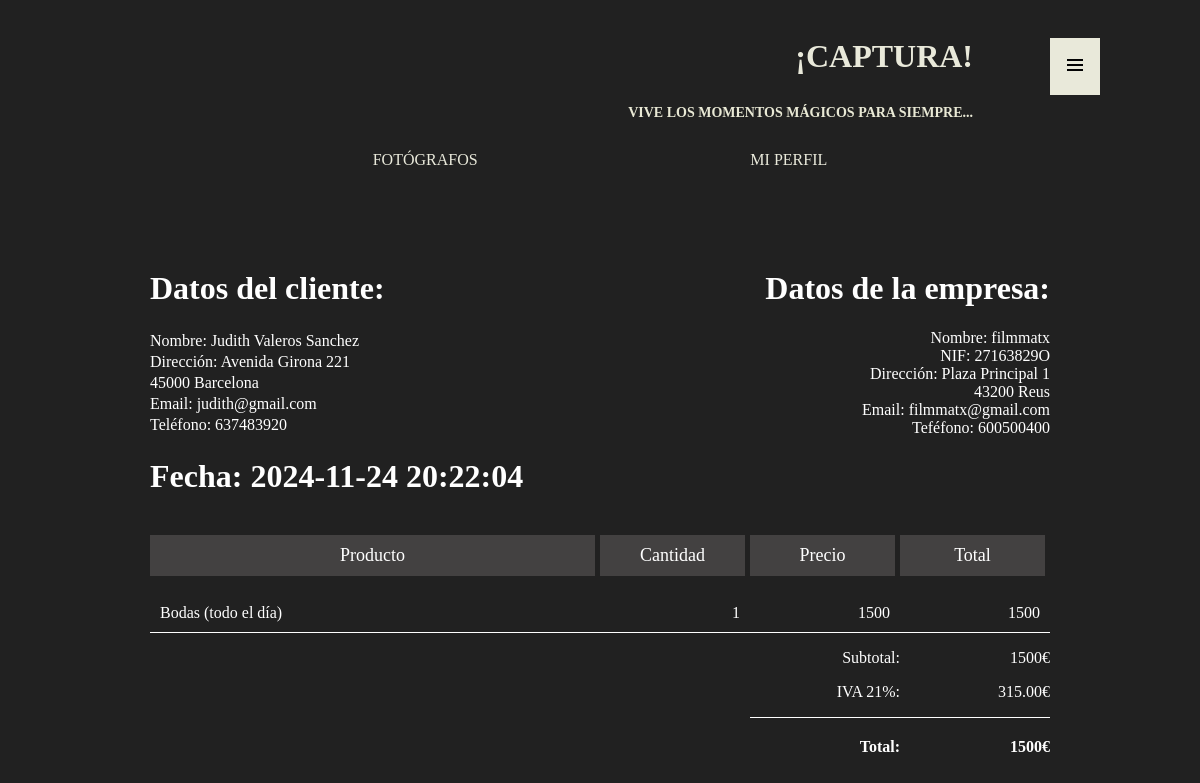
Screenshot of /pedidos/pedido.php?num_pedido=1 (signed in) with the database file from the repository.
### tables this page shows
CREATE TABLE IF NOT EXISTS `pedidos` (
  `pedido_id` int NOT NULL AUTO_INCREMENT,
  `client_id` int NOT NULL,
  `product_id` int NOT NULL,
  `num_pedido` varchar(100) NOT NULL,
  `fecha_crea_pe` timestamp NOT NULL DEFAULT CURRENT_TIMESTAMP,
  `fecha_mod_pe` timestamp NOT NULL DEFAULT CURRENT_TIMESTAMP ON UPDATE CURRENT_TIMESTAMP,
  PRIMARY KEY (`pedido_id`)
);

CREATE TABLE IF NOT EXISTS `clientes` (
  `client_id` int NOT NULL AUTO_INCREMENT,
  `rol` varchar(50) NOT NULL,
  `pass` varchar(255) NOT NULL,
  `nombre_c` varchar(50) NOT NULL,
  `apellido1_c` varchar(50) NOT NULL,
  `apellido2_c` varchar(50) DEFAULT NULL,
  `email` varchar(50) NOT NULL,
  `telefono` varchar(15) DEFAULT NULL,
  `direccion_calle` varchar(100) NOT NULL,
  `postcode` varchar(10) NOT NULL,
  `ciudad` varchar(40) NOT NULL,
  `fecha_crea_c` timestamp NOT NULL DEFAULT CURRENT_TIMESTAMP,
  `fecha_mod_c` timestamp NOT NULL DEFAULT CURRENT_TIMESTAMP ON UPDATE CURRENT_TIMESTAMP,
  PRIMARY KEY (`client_id`)
);

CREATE TABLE IF NOT EXISTS `fotografos` (
  `fotografo_id` int NOT NULL AUTO_INCREMENT,
  `nombre_f` varchar(50) NOT NULL,
  `apellido1_f` varchar(50) NOT NULL,
  `apellido2_f` varchar(50) DEFAULT NULL,
  `nombre_empresa` varchar(100) NOT NULL,
  `nif` varchar(15) NOT NULL,
  `direccion_calle_f` varchar(100) NOT NULL,
  `postcode_f` varchar(10) NOT NULL,
  `ciudad_f` varchar(50) NOT NULL,
  `descripcion_f` text NOT NULL,
  `foto_perfil` varchar(100) DEFAULT NULL,
  `telefono_f` varchar(15) NOT NULL,
  `email_f` varchar(50) NOT NULL,
  `pass_f` varchar(255) NOT NULL,
  `rol` varchar(10) NOT NULL,
  `fecha_crea_f` timestamp NOT NULL DEFAULT CURRENT_TIMESTAMP,
  `fecha_mod_f` timestamp NOT NULL DEFAULT CURRENT_TIMESTAMP ON UPDATE CURRENT_TIMESTAMP,
  PRIMARY KEY (`fotografo_id`)
);

CREATE TABLE IF NOT EXISTS `productos` (
  `product_id` int NOT NULL AUTO_INCREMENT,
  `nombre_p` varchar(50) NOT NULL,
  `duracion` varchar(20) NOT NULL,
  `descripcion` text NOT NULL,
  `pve` int NOT NULL,
  `fecha_crea_p` timestamp NOT NULL DEFAULT CURRENT_TIMESTAMP,
  `fecha_mod_p` timestamp NOT NULL DEFAULT CURRENT_TIMESTAMP ON UPDATE CURRENT_TIMESTAMP,
  PRIMARY KEY (`product_id`)
);

### captura/gestion_pedidos.php (called while the page is built, shortened)
<?php
function getPedido($numPedido) {
    $conexion = conectar();
    if($conexion->errno) {
        echo "<pre>$conexion->error</pre>";
    } else {
        $pedido = $conexion->query("SELECT p.*, c.*, prod.*, f.* FROM pedidos p INNER JOIN clientes c ON p.client_id = c.client_id INNER JOIN productos prod ON p.product_id = prod.product_id INNER JOIN prod_fot_cat ON prod_fot_cat.product_id = prod.product_id INNER JOIN fotografos f ON prod_fot_cat.fotografo_id = f.fotografo_id WHERE p.num_pedido = '$numPedido'");
    }
    return $pedido;
}

### funciones/calcularPrecios.php (called while the page is built, shortened)
<?php
function calcularIva($subtotal) {
    $iva = $subtotal * 0.21;
    $iva = number_format($iva, 2);
    return $iva;
}

### pedidos/pedido.php (the view, shortened to what this page needs)
<!DOCTYPE html>
<html lang="es">
<head>
    <link rel="stylesheet" type="text/css" href="">
    <link rel="stylesheet" type="text/css" href="../header/header.css">
    <link rel="stylesheet" type="text/css" href="CSS/pedido.css">
</head>
<body>
<?php
    include "../header/header.php";
    require "../captura/gestion_pedidos.php";
    require "../funciones/calcularPrecios.php";
    if(isset($_GET['num_pedido'])) {
        $numPedido = $_GET['num_pedido'];
        $pedidoDB = getPedido($numPedido);
        $pedido = [];
        foreach($pedidoDB as $i => $producto){
            array_push($pedido, $producto);
        }
    }
    ?>
    <div id="container">
        <div id="div_datos_cliente">
            <h1>Datos del cliente:</h1>
            <p class="p_datos">Nombre: <?php echo $pedido[0]['nombre_c'] . " " . $pedido[0]['apellido1_c'] . " " . $pedido[0]['apellido2_c'] ?></p>
            <p class="p_datos">Dirección: <?php echo $pedido[0]['direccion_calle'] ?></p>
            <p class="p_datos"><?php echo $pedido[0]['postcode'] . " " . $pedido[0]['ciudad'] ?></p>
            <p class="p_datos">Email: <?php echo $pedido[0]['email']?></p>
            <p class="p_datos">Teléfono: <?php echo $pedido[0]['telefono'] ?></p>
        </div>
        <div id="div_datos_empresa">
            <h1>Datos de la empresa:</h1>
            <p class="p_datos">Nombre: <?php echo $pedido[0]['nombre_empresa'] ?></p>
            <p class="p_datos">NIF: <?php echo $pedido[0]['nif'] ?></p>
            <p class="p_datos">Dirección: <?php echo $pedido[0]['direccion_calle_f'] ?></p>
            <p class="p_datos"><?php echo $pedido[0]['postcode_f'] . " " . $pedido[0]['ciudad_f'] ?></p>
            <p class="p_datos">Email: <?php echo $pedido[0]['email_f']?></p>
            <p class="p_datos">Teféfono: <?php echo $pedido[0]['telefono_f'] ?></p>
        </div>
        <div id="div_datos_pedido">
            <h1>Fecha: <?php echo $pedido[0]['fecha_crea_p'] ?></h1>
            <div id="header_pedidos">
                <p class="nombre_registros">Producto</p>
                <p class="nombre_registros">Cantidad</p>
                <p class="nombre_registros">Precio</p>
                <p class="nombre_registros">Total</p>
            </div>
            <?php
            $productoComp = "";
            $subTotal = 0;
            foreach($pedido as $i => $producto) {
                $cantidad = 0;
                ?>
                <div id="div_registros">
                <?php
                if($producto['nombre_p'] != $productoComp){
                    $productoComp = $producto['nombre_p'];
                ?>
                    <p class="registro_producto"><?php echo $producto['nombre_p'] ?></p>
                    <?php foreach($pedido as $i => $pvalor) {
                        if($pvalor['nombre_p'] == $productoComp) {
                        $cantidad = $cantidad +1;
                        }
                    }
                    $precio = $cantidad * $producto['pve'];
                    ?>
                    <p class="registro_producto derecha"><?php echo $cantidad?></p>
                    <p class="registro_producto derecha"><?php echo $producto['pve'] ?></p>
                    <p class="registro_producto derecha"><?php echo $precio ?></p>
                </div>
            <?php
                }
                $subTotal = $subTotal + $precio;
            } ?>
        </div>
        <div id="div_total">
            <div></div>
            <div></div>
            <div class="div_precios">
                <p>Subtotal:</p>
                <p>IVA 21%:</p>
                <p class="precio_total"><strong>Total:</strong></p>
            </div>
            <div class="div_precios">
                <p><?php echo $subTotal ?>€</p>
                <p><?php echo calcularIva($subTotal) ?>€</p>
                <p class="precio_total"><strong><?php echo $subTotal ?>€</strong></p>
            </div>
        </div>
    </div>
</body>
</html>

### header/header.css (style rules this page uses)
body { background-color: rgb(33, 33, 33); color: white; }

### pedidos/CSS/pedido.css (style rules this page uses)
#container { width: 900px; margin: 0px auto; margin-top: 50px; display: grid; grid-template-areas: "cliente empresa" "pedido pedido" "total total"; }
#div_datos_cliente { display: grid; grid-area: cliente; }
#div_datos_empresa { display: grid; grid-area: empresa; text-align: right; }
#div_datos_pedido { display: grid; grid-area: pedido; }
.p_datos { margin: 0px; }
#header_pedidos { display: grid; grid-template-columns: 3fr 1fr 1fr 1fr; }
.nombre_registros { font-size: 18px; background-color: rgb(67, 65, 65); padding: 10px; border-right: 5px solid rgb(33, 33, 33); text-align: center; }
#div_registros { display: grid; grid-template-columns: 3fr 1fr 1fr 1fr; }
.registro_producto { border-bottom: 1px solid white; margin: 0px; padding: 10px; }
.derecha { text-align: right; }
#div_total { display: grid; grid-area: total; grid-template-columns: 3fr 1fr 1fr 1fr; }
.div_precios { text-align: right; }
.precio_total { border-top: 1px solid white; padding-top: 20px; margin-bottom: 100px; }

### rows the page displays
pedidos: client.nombre_c "Judith", client.apellido1_c "Valeros", client.apellido2_c "Sanchez", client.direccion_calle "Avenida Girona 221", client.postcode "45000", client.ciudad "Barcelona", client.email "judith@gmail.com", client.telefono "637483920", fotografos.nombre_empresa "filmmatx", fotografos.nif "27163829O", fotografos.direccion_calle_f "Plaza Principal 1", fotografos.postcode_f "43200", fotografos.ciudad_f "Reus", fotografos.email_f "filmmatx@gmail.com", fotografos.telefono_f "600500400", product.fecha_crea_p "2024-11-24 20:22:04", product.nombre_p "Bodas (todo el día)", cantidad "1", product.pve "1500", product.pve "315.00"

### other values shown
$subTotal "1500"
